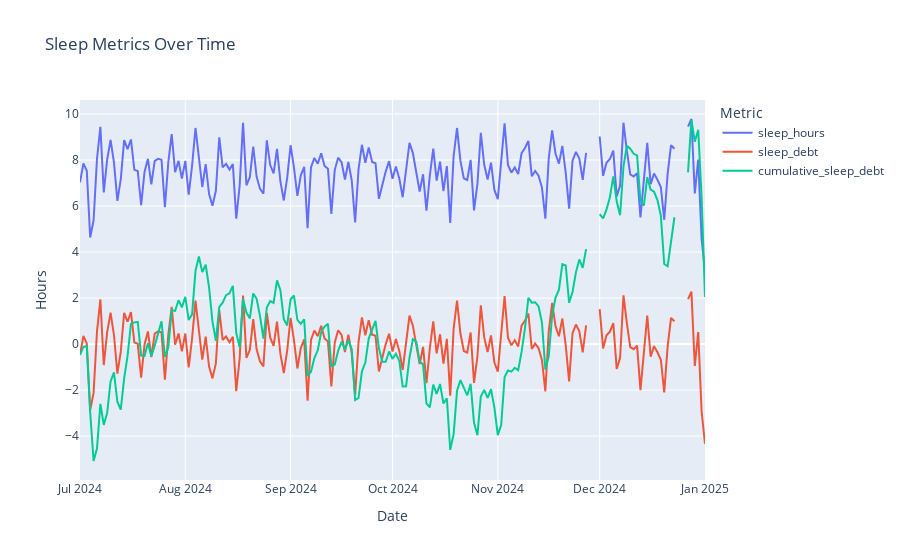

Here is the notebook cell this chart was saved with:
### Markdown cell above
## Task 6: Visualizing trends across multiple variables 📊

### Code cell
# Create a line chart visualizing sleep metrics over time
sleep_metrics = pe.line(df, 
                        x='date', 
                        y=['sleep_hours', 'sleep_debt', 'cumulative_sleep_debt'], 
                        labels={'value': 'Hours', 'date': 'Date', 'variable': 'Metric'},
                        title='Sleep Metrics Over Time')
sleep_metrics.show()

### Figure 1 — Plotly figure (JSON) as saved in the notebook; plotly's stock layout.template omitted (floating-point values rounded to 4 significant figures; data arrays with more than 128 entries replaced by an {"elided": "..."} marker saying what was removed)
{"data": [{"hovertemplate": "Metric=sleep_hours<br>Date=%{x}<br>Hours=%{y}<extra></extra>", "legendgroup": "sleep_hours", "line": {"color": "#636efa", "dash": "solid"}, "marker": {"symbol": "circle"}, "mode": "lines", "name": "sleep_hours", "orientation": "v", "showlegend": true, "type": "scatter", "x": {"elided": "185 str values"}, "xaxis": "x", "y": {"elided": "185 float values"}, "yaxis": "y"}, {"hovertemplate": "Metric=sleep_debt<br>Date=%{x}<br>Hours=%{y}<extra></extra>", "legendgroup": "sleep_debt", "line": {"color": "#EF553B", "dash": "solid"}, "marker": {"symbol": "circle"}, "mode": "lines", "name": "sleep_debt", "orientation": "v", "showlegend": true, "type": "scatter", "x": {"elided": "185 str values"}, "xaxis": "x", "y": {"elided": "185 float values"}, "yaxis": "y"}, {"hovertemplate": "Metric=cumulative_sleep_debt<br>Date=%{x}<br>Hours=%{y}<extra></extra>", "legendgroup": "cumulative_sleep_debt", "line": {"color": "#00cc96", "dash": "solid"}, "marker": {"symbol": "circle"}, "mode": "lines", "name": "cumulative_sleep_debt", "orientation": "v", "showlegend": true, "type": "scatter", "x": {"elided": "185 str values"}, "xaxis": "x", "y": {"elided": "185 float values"}, "yaxis": "y"}], "layout": {"legend": {"title": {"text": "Metric"}, "tracegroupgap": 0}, "title": {"text": "Sleep Metrics Over Time"}, "xaxis": {"anchor": "y", "domain": [0, 1], "title": {"text": "Date"}}, "yaxis": {"anchor": "x", "domain": [0, 1], "title": {"text": "Hours"}}}}
